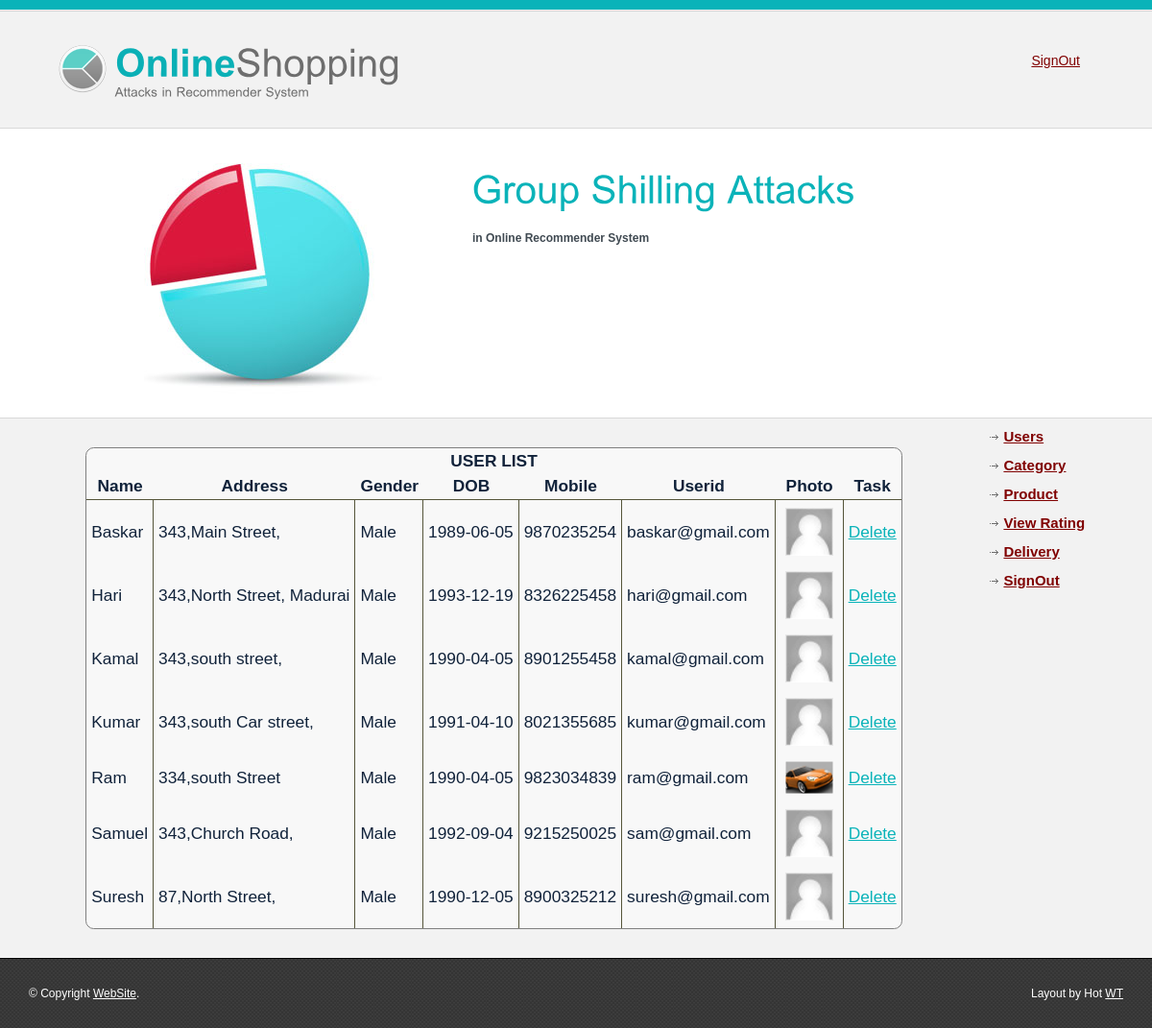
/adminhome.php (signed in), run on the app's committed database.
### tables this page shows
CREATE TABLE IF NOT EXISTS `newuser` (
  `uname` varchar(100) NOT NULL,
  `addr` varchar(100) NOT NULL,
  `gender` varchar(10) NOT NULL,
  `dob` date NOT NULL,
  `mobile` varchar(15) NOT NULL,
  `userid` varchar(100) NOT NULL,
  `pwd` varchar(50) NOT NULL,
  `uphoto` varchar(500) NOT NULL,
  `ftype` varchar(200) NOT NULL,
  `rtime` varchar(50) NOT NULL,
  PRIMARY KEY (`userid`)
);

### adminhome.php (the view, shortened to what this page needs)
<?php
include './adminheader.php';
$result = mysqli_query($link, "select uname,addr,gender,dob,mobile,userid,uphoto from newuser");
    echo "<table class='report_tab' style='float:none;margin:20px auto;min-width:80%;'><thead><tr><th colspan='8'>USER LIST<tr>";
    echo "<tr><th>Name<th>Address<th>Gender<th>DOB<th>Mobile<th>Userid<th>Photo<th>Task<tbody>";
    while($row=  mysqli_fetch_row($result)) {
	echo "<tr>";
        foreach($row as $k=>$r) {
            if($k==6)
                echo "<td><img src='$r' width='50px'>";
            else
                echo "<td>$r";
        }
	echo "<td><a href='adminhome.php?duid=$row[5]' onclick=\"javascript:return confirm('Are You Sure to Remove ?')\">Delete</a>";
    }
    echo "</tbody></table>";
include './adminfooter.php';
?>

### adminheader.php (shortened to what this page needs)
<!DOCTYPE html>
<html>
<head>
<link href="style.css" rel="stylesheet" type="text/css" />
</head>
<body>
<div class="main">
  <div class="header">
    <div class="header_resize">
      <div class="logo">
        <h1><a href="#"><span>Online</span>Shopping <small>Attacks in Recommender System</small></a></h1>
      </div>
      <div class="menu">
        <ul>
          <li><a href="signout.php"><span>SignOut</span></a></li>
        </ul>
      </div>
    </div>
    <div class="headert_text_resize"> <img src="images/main_img.jpg" alt="" width="252" height="260" />
      <div class="textarea">
        <h2>Group Shilling Attacks</h2>
        <p><b>in Online Recommender System</b></p>
        <p></p>
      </div>
    </div>
  </div>
  <div class="body">
    <div class="body_resize">
      <div class="left"><p>

### adminfooter.php (shortened to what this page needs)
</p></div>
      <div class="right">
        <ul>
          <li><a href="adminhome.php">Users</a></li>
          <li><a href="category.php">Category</a></li>
          <li><a href="product.php">Product</a></li>
          <li><a href="viewrating.php">View Rating</a></li>
          <li><a href="delivery.php">Delivery</a></li>
          <li><a href="signout.php">SignOut</a></li>
        </ul>
      </div>
    </div>
  </div>
  <div class="footer">
    <div class="footer_resize">
      <p class="lf">&copy; Copyright <a href="#">WebSite</a>.</p>
      <p class="rf">Layout by Hot <a href="http://www.hotwebsitetemplates.net/">WT</a></p>
    </div>
  </div>
</div>
</body>
</html>

### style.css (style rules this page uses)
body { margin:0; padding:0; width:100%; background:top center; font:normal 13pt/1.2em Arial, Helvetica, sans-serif; }
html { padding:0; margin:0; }
.main { margin:0 auto; padding:0; }
.header_resize { margin:0 auto; padding:0; width:90%; }
.header { margin:0; padding:0; background:#fff url(images/header_bg.gif) top repeat-x; }
.logo { width:450px; margin:0 auto; padding:0; float:left; background:url(images/logo.gif) no-repeat left center; }
h1 { margin:0; padding:40px 0 40px 60px; color:#6e6e6e; font:normal 40px/1.2em Arial, Helvetica, sans-serif; }
h1 a, h1 a:hover { color:#6e6e6e; text-decoration:none; }
h1 span { font-weight:bold; color:#0ab0b6; }
h1 small { display:block; font:normal 13px/1.2em Arial, Helvetica, sans-serif; }
.menu { padding:35px 0 0 0; margin:0; width:410px; float:right; }
.menu ul { padding:0; margin:0; list-style:none; border:0; float:right; }
.menu ul li { float:left; margin:0; padding:0 5px; border:0; }
.menu ul li a { float:left; margin:0; padding:20px 0; color:#000; font:normal 14px Arial, Helvetica, sans-serif; text-decoration:none; }
.menu ul li a span { padding:20px 10px; background:none; }
ul li a:link { color:maroon; text-decoration: underline; }
.headert_text_resize { width:900px; padding:0; margin:0 auto; background:top no-repeat; height:291px; }
.headert_text_resize img { float:left; margin:0; padding:10px 0 0 0; }
.headert_text_resize .textarea { width:528px; margin:0; padding:20px 30px 0 80px; float:right; }
.headert_text_resize .textarea h2 { font:normal 40px Arial, Helvetica, sans-serif; color:#0ab3b9; padding:10px 0; margin:0; }
.headert_text_resize .textarea p { font:normal 12px Arial, Helvetica, sans-serif; color:#404a52; padding:10px 0; margin:0; line-height:1.6em; }
.body_resize { margin:0 auto; padding:0; width:95%; background:top repeat-y; min-height: 400px; }
.body { margin:0; padding:0; border-top:1px solid #d9d9d9; background:#f2f2f2; }
.body p { font:normal 12px Arial, Helvetica, sans-serif; color:#464646; padding:5px; margin:0; line-height:1.8em; }
.body img { float:left; margin:5px; padding:0; }
.body a { color:#0ab3b9; text-decoration:underline; }
.left { float:left; width:85%; margin:0; padding:0; }
.right { float:right; width:14%; margin:0; padding:0; }
.right ul { list-style:none; margin:5px 10px; padding:0; }
.right li { background:url(images/ul_li.gif) 10px 10px no-repeat; font:normal 14px Arial, Helvetica, sans-serif; color:#464646; padding:5px 0; margin:3px 0; }
.right li a { padding:0 0 0 25px; margin:0; font:bold 15px Arial, Helvetica, sans-serif; color:maroon; text-decoration:none; }
.footer_resize { margin:0 auto; padding:25px 0; width:95%; color:#fff; font:normal 12px Arial, Helvetica, sans-serif; }
.footer { border-top:1px solid #000; padding:0; margin:0 auto; background:url(images/footer_bg.gif); }
.footer p { margin:0; padding:4px 0; line-height:normal; color:#fff; }
.footer a { color:#fff; padding:inherit; text-decoration:underline; }
.footer .lf { float:left; }
.footer .rf { float:right; }
table.report_tab { border-spacing: 0; border: solid thin gray; margin: 10px; background-color: rgba(250,250,250,0.8); border-radius: 0.5em; color: #10223a; float:right; }
table.report_tab th, table.report_tab td { padding: 3px 5px; }
table.report_tab thead tr { border-bottom: solid thin #55553a; }
table.report_tab thead tr:last-child th { border-bottom: solid thin #55553a; }
table.report_tab tbody tr td, table.report_tab tbody tr th { border-right:solid thin #55553a; }
table.report_tab tbody tr td:last-child { border-right: none; }

### data on the page
newuser: uname "Baskar", addr "343,Main Street,", gender "Male", dob "1989-06-05", mobile "9870235254", userid "baskar@gmail.com", uphoto (picture)
newuser: uname "Hari", addr "343,North Street, Madurai", gender "Male", dob "1993-12-19", mobile "8326225458", userid "hari@gmail.com", uphoto (picture)
newuser: uname "Kamal", addr "343,south street,", gender "Male", dob "1990-04-05", mobile "8901255458", userid "kamal@gmail.com", uphoto (picture)
newuser: uname "Kumar", addr "343,south Car street,", gender "Male", dob "1991-04-10", mobile "8021355685", userid "kumar@gmail.com", uphoto (picture)
newuser: uname "Ram", addr "334,south Street", gender "Male", dob "1990-04-05", mobile "9823034839", userid "ram@gmail.com", uphoto (picture)
newuser: uname "Samuel", addr "343,Church Road,", gender "Male", dob "1992-09-04", mobile "9215250025", userid "sam@gmail.com", uphoto (picture)
newuser: uname "Suresh", addr "87,North Street,", gender "Male", dob "1990-12-05", mobile "8900325212", userid "suresh@gmail.com", uphoto (picture)
